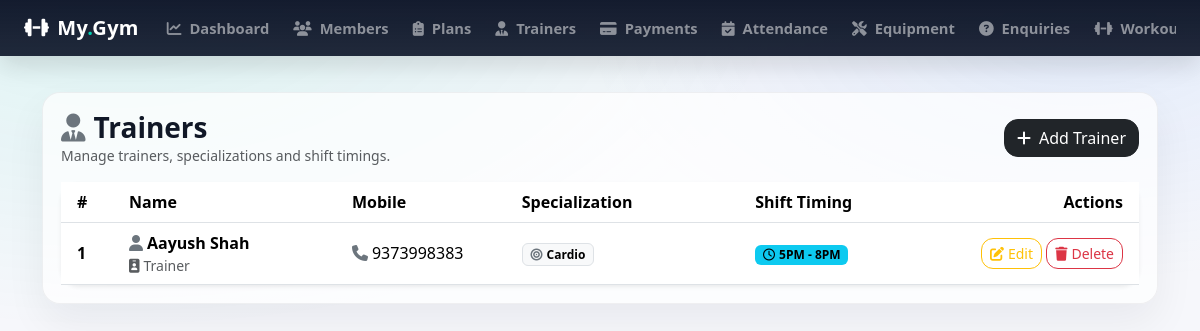
The app's page /admin_trainers/ (signed in) with its own data.
### gymapp/models.py (models this page shows, shortened)
class Trainer(models.Model):
    name = models.CharField(max_length=100)
    mobile = models.CharField(max_length=15)
    specialization = models.CharField(max_length=100)
    shift_timing = models.CharField(max_length=50)

### gymapp/views.py (the view)
    def wrapper(request, *args, **kwargs):
        if not request.user.is_authenticated or getattr(request.user, 'role', None) != 'ADMIN':
            messages.error(request, 'You must be logged in as an admin to access this page.')
            return redirect('admin_login')  # Redirect to the admin login page
        return view_func(request, *args, **kwargs)

### gymapp/views.py (called while the page is built)
def admin_required(view_func):
    def wrapper(request, *args, **kwargs):
        if not request.user.is_authenticated or getattr(request.user, 'role', None) != 'ADMIN':
            messages.error(request, 'You must be logged in as an admin to access this page.')
            return redirect('admin_login')  # Redirect to the admin login page
        return view_func(request, *args, **kwargs)
    return wrapper

@admin_required
def admin_trainers_list(request):
    trainers = Trainer.objects.all().order_by('name')  # Fetch all trainers from the database and order them by name
    return render(request, 'admin_trainers_list.html', {'trainers': trainers})

### gymapp/templates/admin_trainers_list.html (shortened to what this page needs)
{% extends 'base.html' %}
{% block content %}
<div class="d-flex flex-wrap justify-content-between align-items-center gap-2 mb-3">
    <div>
        <h3 class="mb-0 fw-bold">
            <i class="fa-solid fa-user-tie me-2 text-secondary"></i>Trainers
        </h3>
        <div class="text-muted small">Manage trainers, specializations and shift timings.</div>
    </div>
    <a href="{% url 'admin_trainer_add' %}" class="btn btn-dark" style="border-radius:14px;">
        <i class="fa-solid fa-plus me-2"></i>Add Trainer
    </a>
</div>
<div class="card border-0 shadow-sm" style="border-radius:18px;">
    <div class="card-body p-0">
        <div class="table-responsive">
            <table class="table table-hover align-middle mb-0">
                <thead style="background: rgba(15,23,42,.98); color:#fff;">
                <tr>
                    <th class="ps-3" style="width:60px;">#</th>
                    <th style="min-width:210px;">Name</th>
                    <th style="min-width:160px;">Mobile</th>
                    <th style="min-width:220px;">Specialization</th>
                    <th style="min-width:190px;">Shift Timing</th>
                    <th class="text-end pe-3" style="width:190px;">Actions</th>
                </tr>
                </thead>
                <tbody>
                {% for t in trainers %}
                    <tr>
                        <td class="ps-3 fw-semibold">{{ forloop.counter }}</td>
                        <td>
                            <div class="fw-semibold">
                                <i class="fa-solid fa-user me-1 text-secondary"></i>{{ t.name }}
                            </div>
                            <div class="small text-muted">
                                <i class="fa-solid fa-id-badge me-1"></i>Trainer
                            </div>
                        </td>
                        <td class="text-nowrap">
                            {% if t.mobile %}
                                <i class="fa-solid fa-phone me-1 text-secondary"></i>{{ t.mobile }}
                            {% else %}
                                <span class="text-muted">-</span>
                            {% endif %}
                        </td>
                        <td>
                            {% if t.specialization %}
                                <span class="badge text-bg-light border">
                                    <i class="fa-solid fa-bullseye me-1 text-secondary"></i>{{ t.specialization }}
                                </span>
                            {% else %}
                                <span class="text-muted">-</span>
                            {% endif %}
                        </td>
                        <td class="text-nowrap">
                            {% if t.shift_timing %}
                                <span class="badge text-bg-info">
                                    <i class="fa-regular fa-clock me-1"></i>{{ t.shift_timing }}
                                </span>
                            {% else %}
                                <span class="text-muted">-</span>
                            {% endif %}
                        </td>
                        <td class="text-end pe-3">
                            <a href="{% url 'admin_trainer_edit' t.id %}"
                               class="btn btn-sm btn-outline-warning"
                               style="border-radius:12px;">
                                <i class="fa-solid fa-pen-to-square me-1"></i>Edit
                            </a>
                            <form method="post" action="{% url 'admin_trainer_delete' t.id %}"
                                  class="d-inline-block">
                                <button class="btn btn-sm btn-outline-danger"
                                        style="border-radius:12px;"
                                        onclick="return confirm('Delete this trainer?');">
                                    <i class="fa-solid fa-trash me-1"></i>Delete
                                </button>
                            </form>
                        </td>
                    </tr>
                {% endfor %}
                </tbody>
            </table>
        </div>
    </div>
</div>
{% endblock %}

### gymapp/templates/base.html (style rules this page uses)
:root { --brand: #00d1b2; --dark-2: #0f172a; --card: #ffffff; --muted: #6b7280; }
body { background: radial-gradient(1200px 600px at 10% 0%, rgba(0, 209, 178, .10), transparent 55%), radial-gradient(900px 450px at 90% 10%, rgba(59, 130, 246, .10), transparent 55%), #f6f7fb; color: #111827; }

### records on screen
Trainer: name "Aayush Shah", mobile "9373998383", specialization "Cardio", shift_timing "5PM - 8PM"
